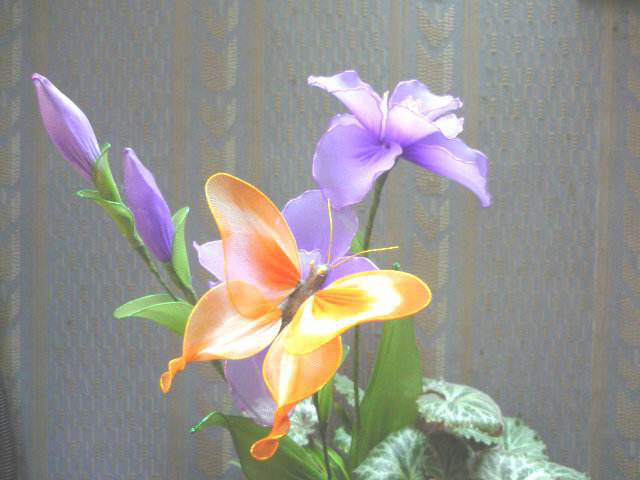
#> input picture datas/f4.jpg, 640 x 480 px
$ jupyter execute '16-Canny滤波器.ipynb'   (shell and % lines are left out)
#> lines starting #> are read from the running program, lines starting #| are printed output that depends on the picture; after the words box and inside, x2 and y2 are one past the last pixel; in counts of white or black regions, pixels touching at a corner belong together
# Canny滤波器

[cell 1]
#coding:utf-8
import numpy as np
import scipy
from scipy.special import comb
import matplotlib.pyplot as plt
import cv2
from scipy import stats

[cell 2]
src = cv2.imread('../../datas/f4.jpg',0)
#> src: shape (480, 640); min 66, max 255, mean 147.9
rgb = cv2.cvtColor(cv2.imread('../../datas/f4.jpg'),cv2.COLOR_BGR2RGB)

[cell 3]
def add_syn_border(u,padsize,Xind,Yind):
    # add_border of width 5 to get an output image of size [256,256]

    m, n = Xind.shape
    p1, p2 = padsize

    v = zeros((m, n))
    v[p1 : m-p1, p2 : n-p2] = u
    for i in r_[xrange(p1), xrange(m-p1, m)]:
        for j in xrange(n):
            v[i, j] = v[Xind[i, j],Yind[i, j]]
    for i in xrange(p1, m-p1):
        for j in r_[xrange(p2), xrange(n-p2, n)]:
            v[i, j] = v[Xind[i, j],Yind[i, j]]
    return v

[cell 4]
def padarray(A, padsize, method='zero', direction='both',
      Xind=None, Yind=None):
    """
    pads array A using the specified method and direction.
    method can be one of these strings:
       'zero'           Pads with zeros
       'perodic'        Pads with circular repetitiion of elements
       'symmetric'      Pads array with mirror reflections of itself
       'antisymmetric'  Pads array with point reflections of itself
       'synthteic'      Pads array with synthetic boundary conditions
    direction can be one of the following strings.
       'pre'            Pads before the first array element along each
                        dimension .
       'post'           Pads after the last array element along each
                        dimension.
       'both'           Pads before the first array element and after the
                        last array element
    Example:
    >>> from numpy import arange
    >>> from padarray import padarray
    >>> n = 5
    >>> A = arange(n ** 2)
    >>> A.shape = (n, n)
    >>> padsize = (2,3)
    >>> B = padarray(A,padsize,'periodic','both')
    >>> B
    array([[17, 18, 19, 15, 16, 17, 18, 19, 15, 16, 17],
           [22, 23, 24, 20, 21, 22, 23, 24, 20, 21, 22],
           [ 2,  3,  4,  0,  1,  2,  3,  4,  0,  1,  2],
           [ 7,  8,  9,  5,  6,  7,  8,  9,  5,  6,  7],
           [12, 13, 14, 10, 11, 12, 13, 14, 10, 11, 12],
           [17, 18, 19, 15, 16, 17, 18, 19, 15, 16, 17],
           [22, 23, 24, 20, 21, 22, 23, 24, 20, 21, 22],
           [ 2,  3,  4,  0,  1,  2,  3,  4,  0,  1,  2],
           [ 7,  8,  9,  5,  6,  7,  8,  9,  5,  6,  7]])
    """

    a0, a1 = A.shape
    p0, p1 = padsize

    if method == 'zero':
        if direction == 'pre':
            B = np.zeros((a0 + p0, a1 + p1))
            B[p0 : p0 + a0, p1 : p1 + a1] = A
        elif direction == 'post':
            B = np.zeros((a0 + p0, a1 + p1))
            B[0 : a0, 0 : a1] = A
        elif direction == 'both':
            B = np.zeros((a0 + 2*p0, a1 + 2*p1))
            B[p0 : p0 + a0, p1 : p1 + a1] = A

    elif method == 'periodic':
        if direction == 'pre':
            B = A[ix_(range(-p0, a0), range(-p1, a1))]
        elif direction == 'post':
            B = A[ix_(mod(range(0,a0 + p0), a0), mod(range(0,a1 + p1), a1))]
        elif direction == 'both':
            B = A[ix_(mod(range(-p0,a0+p0), a0), mod(range(-p1,a1+p1), a1))]

    elif method == 'reflexive':
        if direction == 'pre':
            B = A[ix_(range(p0-1, -1, -1) + range(0, a0),
                      range(p1-1, -1, -1) + range(0, a1))]
        elif direction == 'post':
            B = A[ix_(range(0, a0) + range(a0-1, a0-p0-1, -1),
                      range(0, a1) + range(a1-1, a1-p1-1, -1))]
        elif direction == 'both':
            B = A[ix_(range(p0-1,-1,-1)+range(0,a0)+range(a0-1,a0-p0-1,-1),
                      range(p1-1,-1,-1)+range(0,a1)+range(a1-1,a1-p1-1,-1))]

    elif method == 'antireflexive':
        if direction == 'pre':
            B0 = A[ix_([0]*p0 + range(0, a0),
                       [0]*p1 + range(0, a1))]
            B1 = A[ix_(range(p0, 0, -1) + range(0, a0),
                       range(p1, 0, -1) + range(0, a1))]
        elif direction == 'post':
            B0 = A[ix_(range(0, a0) + [a0-1]*p0,
                       range(0, a1) + [a1-1]*p1)]
            B1 = A[ix_(range(0, a0) + range(a0-2, a0-p0-2, -1),
                       range(0, a1) + range(a1-2, a1-p1-2, -1))]
        elif direction == 'both':
            B0 = A[ix_([0]*p0 + range(0, a0) + [a0-1]*p0,
                       [0]*p1 + range(0, a1) + [a1-1]*p1)]
            B1 = A[ix_(range(p0,0,-1)+range(0,a0)+range(a0-2,a0-p0-2,-1),
                       range(p1,0,-1)+range(0,a1)+range(a1-2,a1-p1-2,-1))]
        B = 2 * B0 - B1
    elif method == 'synthetic':
        B = add_syn_border(A, padsize, Xind, Yind)
    return B

[cell 5]
def canny(src):
    img = src.astype(np.float64) / 255.0
    # 平滑滤波器
    filter_kernel = np.array([
        [2, 4, 5, 4, 2],
             [4, 9, 12 ,9, 4],
             [5, 12 ,15, 12, 5],
             [4, 9 ,12, 9 ,4],
             [2, 4 ,5 ,4, 2],
    ],dtype=np.float64) / 115.0

    im_conv = cv2.filter2D(img,-1,filter_kernel)
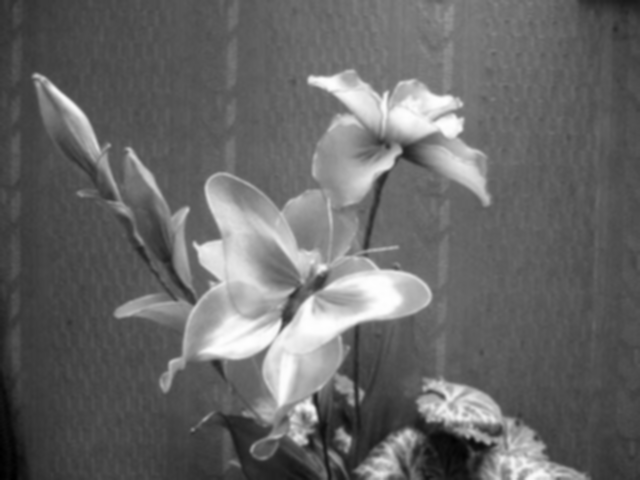
#> im_conv: shape (480, 640) float64; min 0.407, max 1.38, mean 0.802; drawn with min black and max white

    # 计算梯度
    gradientX_mask = np.array([
        [-1,0,1],
        [-2,0,2],
        [-1,0,1]
    ],dtype=np.float64)
    gradientY_mask = np.array([
        [1,2,1],
        [0,0,0],
        [-1,-2,-1]
    ],dtype=np.float64)
    gradx = cv2.filter2D(img,-1,gradientX_mask)
    grady = cv2.filter2D(img,-1,gradientY_mask)
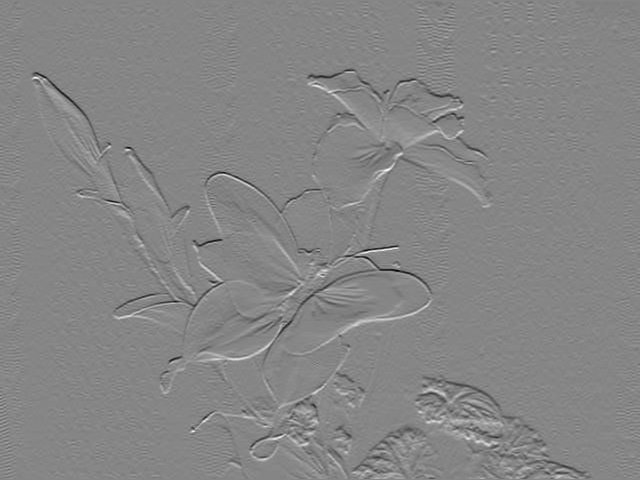
#> grady: shape (480, 640) float64; min -1.87, max 1.7, mean 0.000726; drawn with min black and max white
    absgrad = np.abs(gradx) + np.abs(grady)

    # 计算梯度角
    rows,cols = src.shape[0],src.shape[1]
#> rows = 480; cols = 640
    theta = np.zeros((rows,cols))
    eps = 1.0e-5
    idx = (gradx == 0)
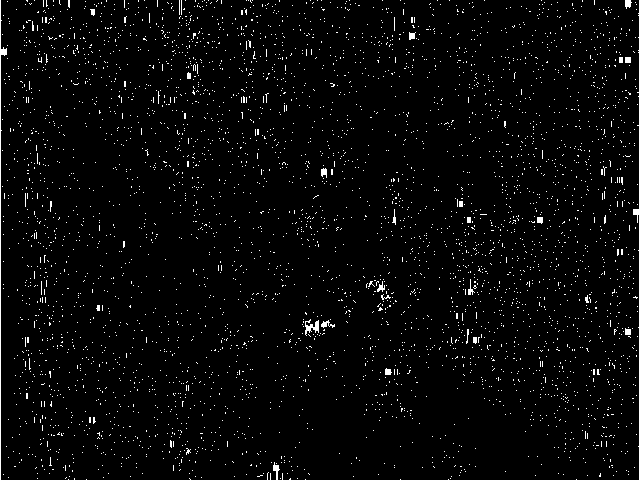
#> idx: shape (480, 640) bool; 2.8% white in thin lines or dots
    theta[idx] = np.arctan(grady[idx]/eps)
    theta[~idx] = np.arctan(grady[~idx] / (gradx[~idx] + eps))

    theta = theta * (180.0 / np.pi)
    idx = (theta < 0)
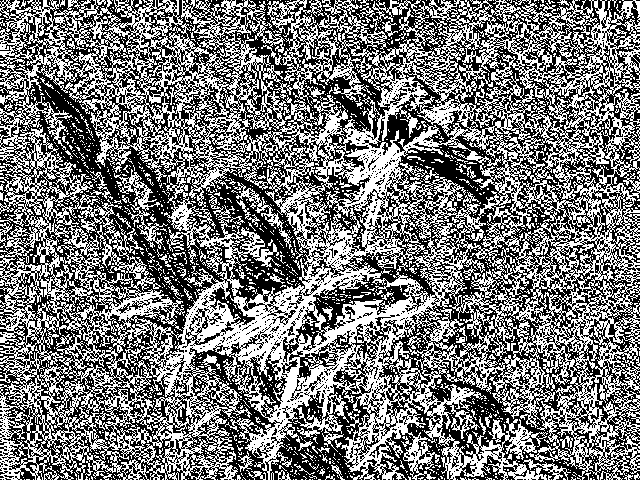
#> idx: shape (480, 640) bool; 47.4% white in thin lines or dots
    theta[idx] = theta[idx] - 90
    theta[idx] = np.abs(theta[idx])

    idx1 = ((theta > 0) & (theta < 22.5)) | ((theta > 157.5) & (theta < 181))
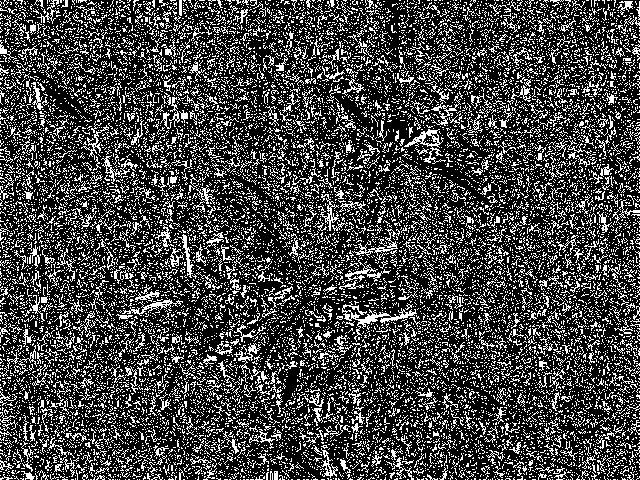
#> idx1: shape (480, 640) bool; 26.5% white in thin lines or dots
    idx2 = ((theta > 22.5) & (theta < 67.5))
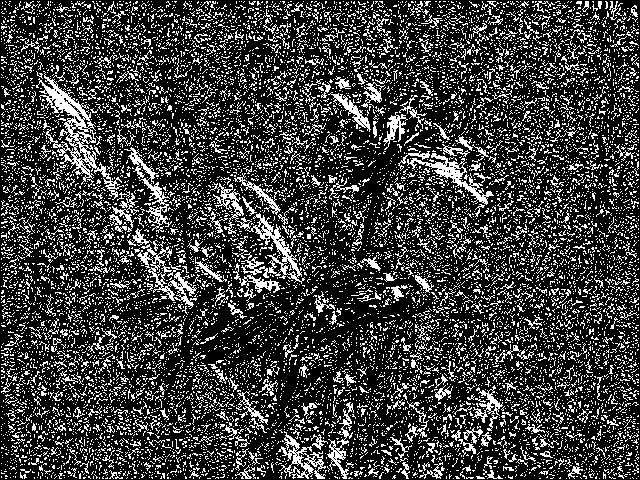
#> idx2: shape (480, 640) bool; 24.1% white in thin lines or dots
    idx3 = (67.5<theta)& (theta<112.5)
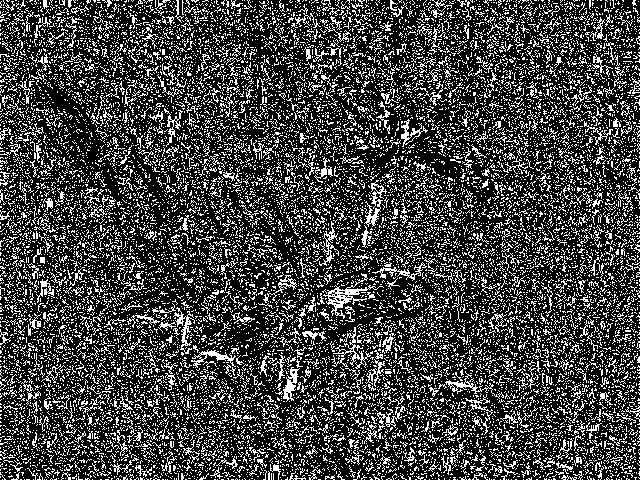
#> idx3: shape (480, 640) bool; 25.9% white in thin lines or dots
    idx4 = (112.5<theta)&(theta<157.5)
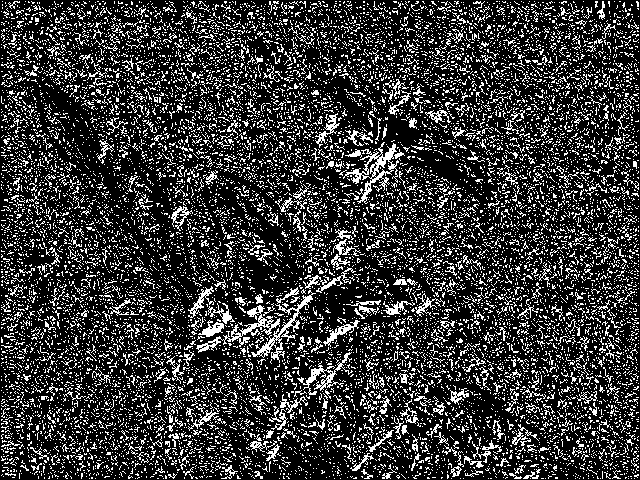
#> idx4: shape (480, 640) bool; 21.7% white in thin lines or dots

    theta[idx1] = 0
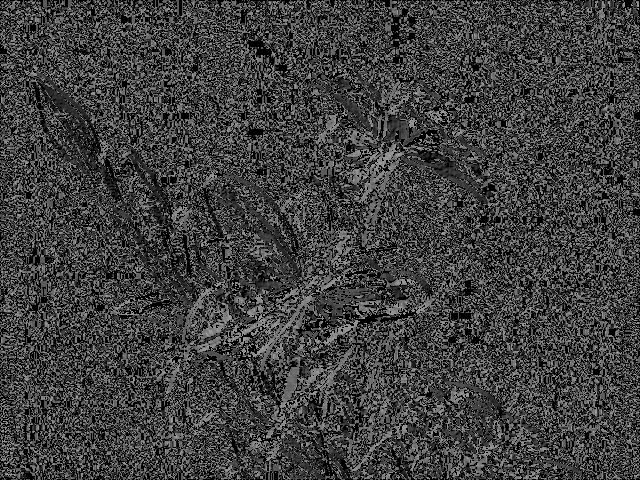
#> theta: shape (480, 640) float64; min 0, max 157.5, mean 63.3
    theta[idx2] = 45
    theta[idx3] = 90
    theta[idx4] = 135
    # 非极大值抑制
    canny_im = padarray(absgrad,padsize = (1,1))
    for i in range(1,rows-1):
        for j in range(1,cols - 1):
            if theta[i,j] == 135:
                if (canny_im[i-1,j+1]>canny_im[i,j]) or (canny_im[i+1,j-1]>canny_im[i,j]):
                    canny_im[i,j] = 0
            elif theta[i,j] == 45:
                if (canny_im[i+1,j+1]>canny_im[i,j]) or (canny_im[i-1,j-1]>canny_im[i,j]):
                    canny_im[i,j] = 0
            elif theta[i,j] == 90:
                if (canny_im[i,j+1]>canny_im[i,j]) or (canny_im[i,j-1]>canny_im[i,j]):
                    canny_im[i,j] = 0
            elif theta[i,j] == 0:
                if (canny_im[i+1,j]>canny_im[i,j]) or (canny_im[i-1,j]>canny_im[i,j]):
                    canny_im[i,j] = 0
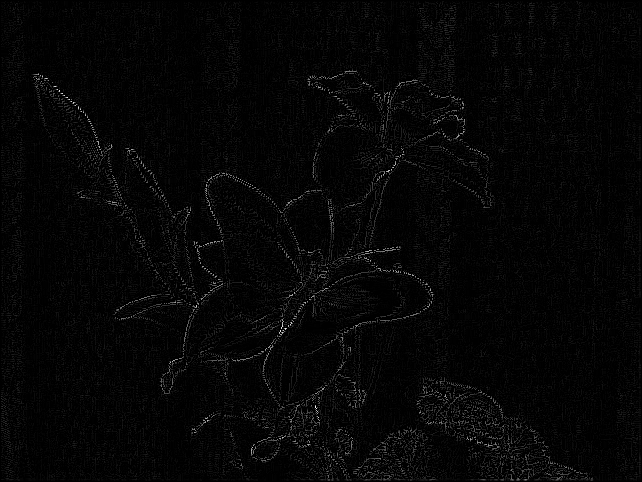
#> canny_im: shape (482, 642) float64; min 0, max 2.89, mean 0.0658; drawn with min black and max white
    return canny_im

$ run again, with datas/f1.jpg copied over datas/f4.jpg
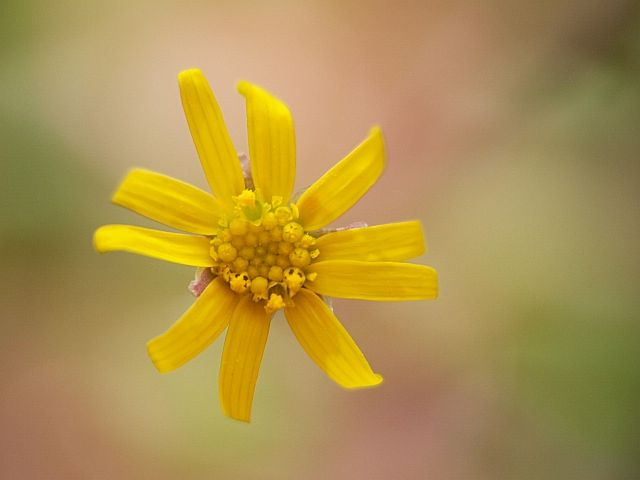
#> input picture datas/f1.jpg, 640 x 480 px
#> in canny, `idx = (gradx == 0)`:
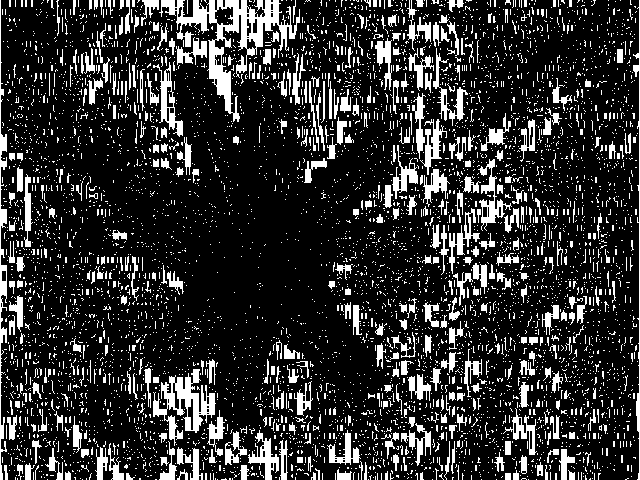
#> idx: shape (480, 640) bool; 18.9% white; 5962 white regions (5542 under 20 px), largest, box (x1, y1, x2, y2) and area: (159, 0, 300, 122) 4126, (153, 369, 216, 446) 1841, (0, 0, 7, 480) 1154
#> idx1: shape (480, 640) bool; 25.3% white in thin lines or dots
#> idx2: shape (480, 640) bool; 21% white in thin lines or dots
#> idx3: shape (480, 640) bool; 27% white in thin lines or dots
#> idx4: shape (480, 640) bool; 19.7% white in thin lines or dots
#> in canny, `theta[idx1] = 0`:
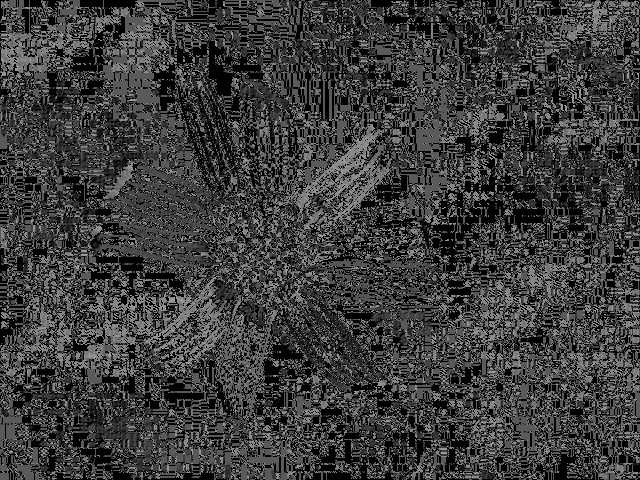
#> theta: shape (480, 640) float64; min 0, max 157.5, mean 60.2

$ run again, with datas/f3.jpg copied over datas/f4.jpg
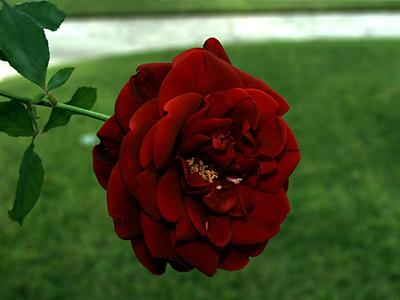
#> input picture datas/f3.jpg, 400 x 300 px
#> idx1: shape (300, 400) bool; 27.8% white in thin lines or dots
#> idx2: shape (300, 400) bool; 21.6% white in thin lines or dots
#> idx3: shape (300, 400) bool; 26.8% white in thin lines or dots
#> idx4: shape (300, 400) bool; 22.4% white in thin lines or dots
#> after the loop in canny, `for i in range(1,rows-1):`:
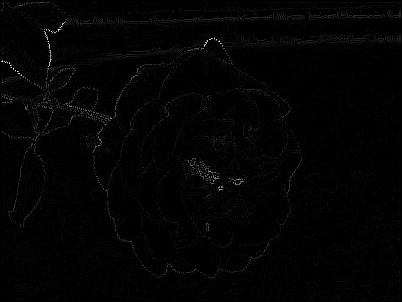
#> canny_im: shape (302, 402) float64; min 0, max 5.38, mean 0.069; drawn with min black and max white
